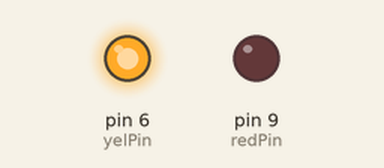
The sketch below on a simulated Arduino Uno, built with avr-gcc and run on an emulated ATmega328P. Parts: output pins drawn as LEDs (lit = HIGH).

Above: at 0.1 s.
At 2.35 s:
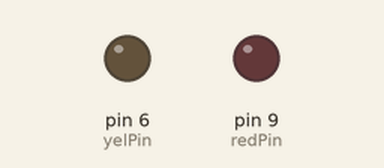
At 4.6 s:
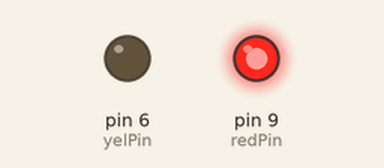
Timing chart, 0 to 5.5 s (numbered marks = the images above):
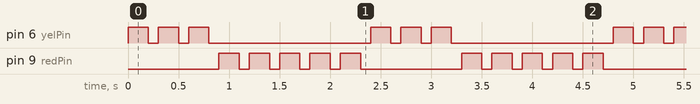

The sketch:

lesson_15_session.ino
```cpp
int redPin = 9;
int yelPin = 6;
int redFlashes = 5;
int yelFlashes = 3;
int onDelay = 200;
int offDelay = 100;

void setup() {
    pinMode(yelPin, OUTPUT);
    pinMode(redPin, OUTPUT);
}

void loop() {
    for (int i = 0; i < yelFlashes; i++) {
        digitalWrite(yelPin, 1);
        delay(onDelay);
        digitalWrite(yelPin, 0);
        delay(offDelay);
    }
    for (int i = 0; i < redFlashes; i++) {
        digitalWrite(redPin, 1);
        delay(onDelay);
        digitalWrite(redPin, 0);
        delay(offDelay);
    }
}
```

Measured:
- by itself, pin 6 (yelPin): repeats every 2.4 s: 2 × (LOW 0.10 s, HIGH 0.20 s), LOW 1.6 s, HIGH 0.20 s
- by itself, pin 9 (redPin): repeats every 2.4 s: 4 × (LOW 0.10 s, HIGH 0.20 s), LOW 1.0 s, HIGH 0.20 s
- by itself, everything shown: repeats every 2.4 s, in 16 steps
